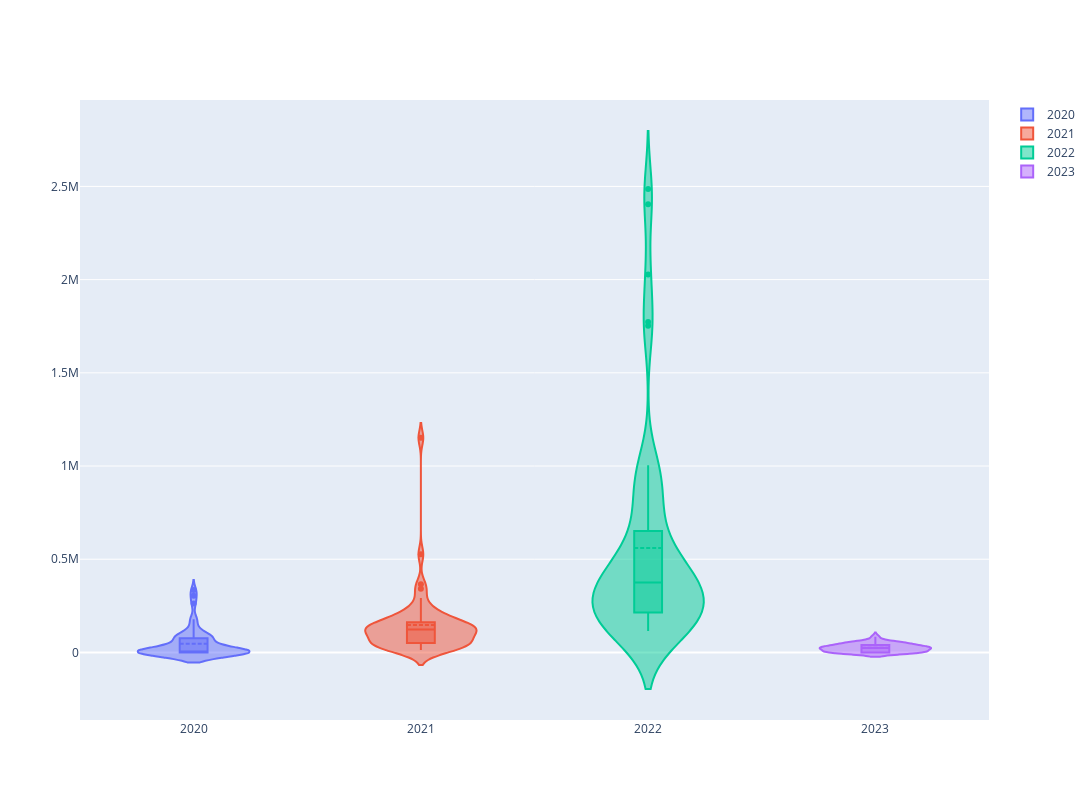

This figure's notebook cell:
### Markdown cell above
### Question 10 - FINIR CA (by week?)

### Code cell
import plotly.express as px
import plotly.graph_objects as go

fig = go.Figure()

new_france_cases =  data[(data['country'] == 'France')]

for year in data['year'].unique():
    fig.add_trace(go.Violin(x=new_france_cases['year'][new_france_cases['year'] == year],
                            y=new_france_cases['new_cases'][new_france_cases['year'] == year],
                            name=year,
                            box_visible=True,
                            meanline_visible=True))

fig.update_layout(height=800, width=1500)

fig.show()
